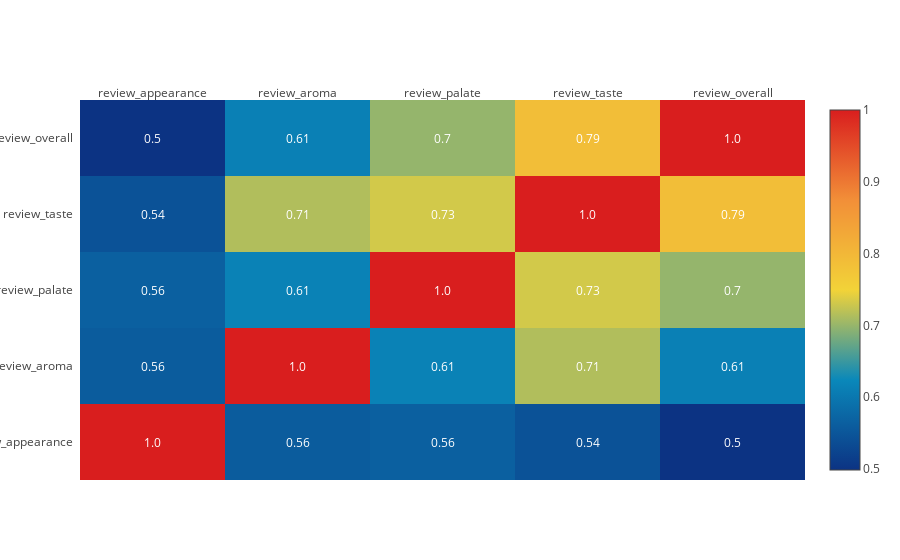

Notebook code cell kept with this figure:
### Code cell
# Method 2 - Heatmap: Plotly
heat_map_plotly = ff.create_annotated_heatmap(
    z=corr_metrics.values,
    x=list(corr_metrics.columns),
    y=list(corr_metrics.index),
    annotation_text=corr_metrics.round(2).values,
    showscale=True,
    colorscale='Portland',
    font_colors=['white','white'])

layout = go.Layout(title="Correlation Heatmap",
                   margin = dict(l = 330))

fig = go.Figure(data=heat_map_plotly, layout=layout)
py.offline.iplot(fig)

### Figure 1 — Plotly figure (JSON) as saved in the notebook; plotly's stock layout.template omitted (floating-point values rounded to 4 significant figures)
{"data": [{"colorscale": "Portland", "reversescale": false, "showscale": true, "type": "heatmap", "uid": "c7a2df70-1040-4214-80ed-7c218bb7dda2", "x": ["review_appearance", "review_aroma", "review_palate", "review_taste", "review_overall"], "y": ["review_appearance", "review_aroma", "review_palate", "review_taste", "review_overall"], "z": [[1.0, 0.5589, 0.5643, 0.5444, 0.4985], [0.5589, 1.0, 0.6145, 0.7144, 0.6125], [0.5643, 0.6145, 1.0, 0.7319, 0.6988], [0.5444, 0.7144, 0.7319, 1.0, 0.7871], [0.4985, 0.6125, 0.6988, 0.7871, 1.0]]}], "layout": {"annotations": [{"font": {"color": "white"}, "showarrow": false, "text": "1.0", "x": "review_appearance", "xref": "x", "y": "review_appearance", "yref": "y"}, {"font": {"color": "white"}, "showarrow": false, "text": "0.56", "x": "review_aroma", "xref": "x", "y": "review_appearance", "yref": "y"}, {"font": {"color": "white"}, "showarrow": false, "text": "0.56", "x": "review_palate", "xref": "x", "y": "review_appearance", "yref": "y"}, {"font": {"color": "white"}, "showarrow": false, "text": "0.54", "x": "review_taste", "xref": "x", "y": "review_appearance", "yref": "y"}, {"font": {"color": "white"}, "showarrow": false, "text": "0.5", "x": "review_overall", "xref": "x", "y": "review_appearance", "yref": "y"}, {"font": {"color": "white"}, "showarrow": false, "text": "0.56", "x": "review_appearance", "xref": "x", "y": "review_aroma", "yref": "y"}, {"font": {"color": "white"}, "showarrow": false, "text": "1.0", "x": "review_aroma", "xref": "x", "y": "review_aroma", "yref": "y"}, {"font": {"color": "white"}, "showarrow": false, "text": "0.61", "x": "review_palate", "xref": "x", "y": "review_aroma", "yref": "y"}, {"font": {"color": "white"}, "showarrow": false, "text": "0.71", "x": "review_taste", "xref": "x", "y": "review_aroma", "yref": "y"}, {"font": {"color": "white"}, "showarrow": false, "text": "0.61", "x": "review_overall", "xref": "x", "y": "review_aroma", "yref": "y"}, {"font": {"color": "white"}, "showarrow": false, "text": "0.56", "x": "review_appearance", "xref": "x", "y": "review_palate", "yref": "y"}, {"font": {"color": "white"}, "showarrow": false, "text": "0.61", "x": "review_aroma", "xref": "x", "y": "review_palate", "yref": "y"}, {"font": {"color": "white"}, "showarrow": false, "text": "1.0", "x": "review_palate", "xref": "x", "y": "review_palate", "yref": "y"}, {"font": {"color": "white"}, "showarrow": false, "text": "0.73", "x": "review_taste", "xref": "x", "y": "review_palate", "yref": "y"}, {"font": {"color": "white"}, "showarrow": false, "text": "0.7", "x": "review_overall", "xref": "x", "y": "review_palate", "yref": "y"}, {"font": {"color": "white"}, "showarrow": false, "text": "0.54", "x": "review_appearance", "xref": "x", "y": "review_taste", "yref": "y"}, {"font": {"color": "white"}, "showarrow": false, "text": "0.71", "x": "review_aroma", "xref": "x", "y": "review_taste", "yref": "y"}, {"font": {"color": "white"}, "showarrow": false, "text": "0.73", "x": "review_palate", "xref": "x", "y": "review_taste", "yref": "y"}, {"font": {"color": "white"}, "showarrow": false, "text": "1.0", "x": "review_taste", "xref": "x", "y": "review_taste", "yref": "y"}, {"font": {"color": "white"}, "showarrow": false, "text": "0.79", "x": "review_overall", "xref": "x", "y": "review_taste", "yref": "y"}, {"font": {"color": "white"}, "showarrow": false, "text": "0.5", "x": "review_appearance", "xref": "x", "y": "review_overall", "yref": "y"}, {"font": {"color": "white"}, "showarrow": false, "text": "0.61", "x": "review_aroma", "xref": "x", "y": "review_overall", "yref": "y"}, {"font": {"color": "white"}, "showarrow": false, "text": "0.7", "x": "review_palate", "xref": "x", "y": "review_overall", "yref": "y"}, {"font": {"color": "white"}, "showarrow": false, "text": "0.79", "x": "review_taste", "xref": "x", "y": "review_overall", "yref": "y"}, {"font": {"color": "white"}, "showarrow": false, "text": "1.0", "x": "review_overall", "xref": "x", "y": "review_overall", "yref": "y"}], "xaxis": {"dtick": 1, "gridcolor": "rgb(0, 0, 0)", "side": "top", "ticks": ""}, "yaxis": {"dtick": 1, "ticks": "", "ticksuffix": "  "}}}
